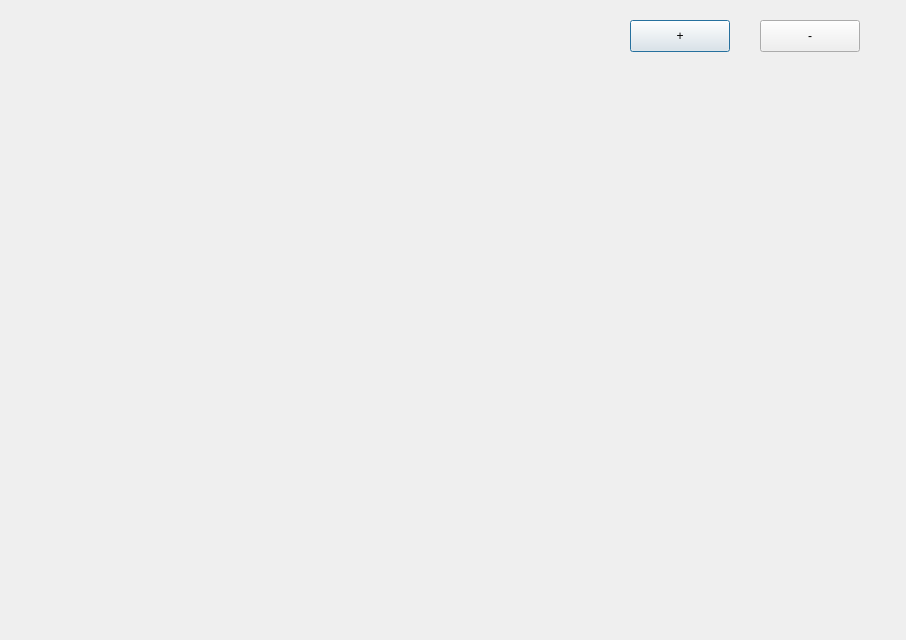
<?xml version="1.0" encoding="UTF-8"?>
<ui version="4.0">
 <class>Buttons</class>
 <widget class="QDialog" name="Buttons">
  <property name="geometry">
   <rect>
    <x>0</x>
    <y>0</y>
    <width>906</width>
    <height>640</height>
   </rect>
  </property>
  <property name="windowTitle">
   <string>Dialog</string>
  </property>
  <widget class="QPushButton" name="PLUS">
   <property name="geometry">
    <rect>
     <x>630</x>
     <y>20</y>
     <width>100</width>
     <height>32</height>
    </rect>
   </property>
   <property name="text">
    <string>+</string>
   </property>
  </widget>
  <widget class="QPushButton" name="MINUS">
   <property name="geometry">
    <rect>
     <x>760</x>
     <y>20</y>
     <width>100</width>
     <height>32</height>
    </rect>
   </property>
   <property name="text">
    <string>-</string>
   </property>
  </widget>
  <widget class="widget" name="widget1" native="true">
   <property name="geometry">
    <rect>
     <x>10</x>
     <y>20</y>
     <width>601</width>
     <height>601</height>
    </rect>
   </property>
  </widget>
 </widget>
 <customwidgets>
  <customwidget>
   <class>widget</class>
   <extends>QWidget</extends>
   <header>widget.h</header>
   <container>1</container>
  </customwidget>
 </customwidgets>
 <resources/>
 <connections/>
</ui>
